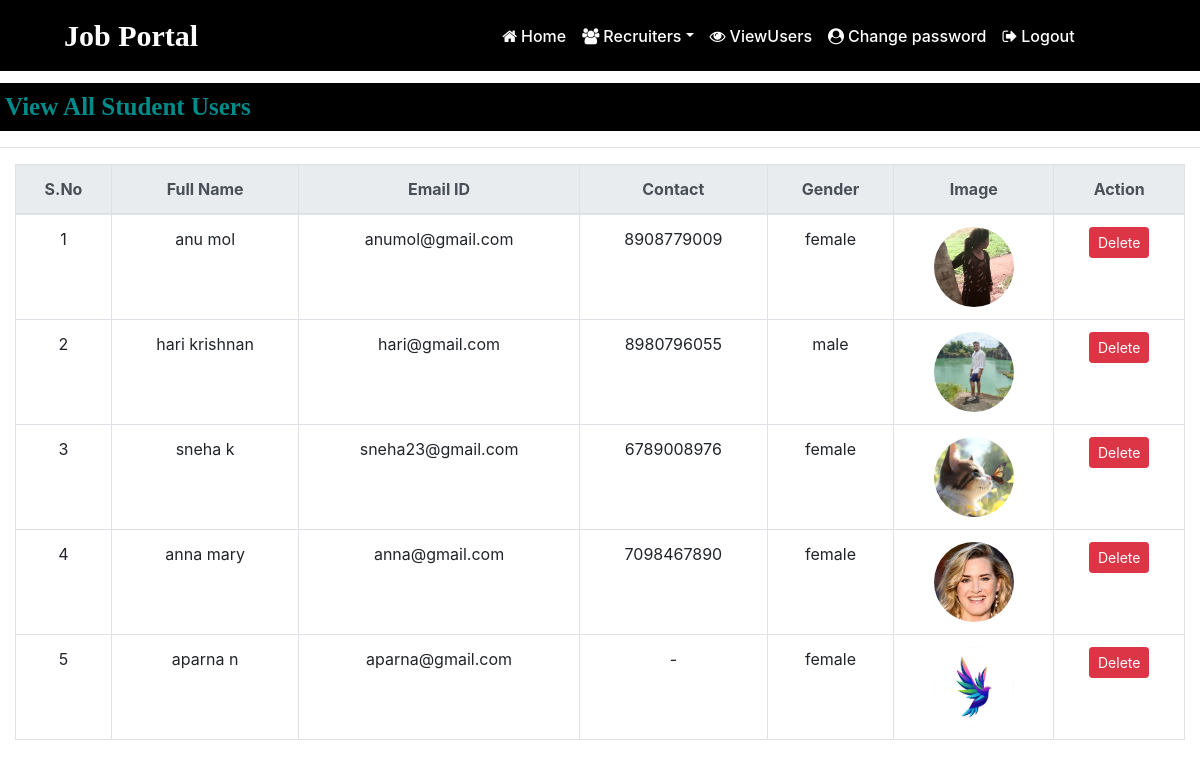
Page /view_users (signed in) on the committed database.
### job/models.py (models this page shows, shortened)
class studentUser(models.Model):
    user=models.ForeignKey(User,on_delete=models.CASCADE)
    mobile=models.CharField(max_length=15,null=True)
    image = models.ImageField(upload_to='student_images/', null=True, blank=True)
    gender=models.CharField(max_length=10,null=True)
    type=models.CharField(max_length=15,null=True)

### job/views.py (the view)
# urls.py: path('view_users', view_users, name='view_users'),
def view_users(request):
    if not request.user.is_authenticated:
        return redirect('admin_login')
    data = studentUser.objects.all()
    context = {
        'data': data
    }
    return render(request, 'view_users.html', context)

### job/templates/view_users.html (shortened to what this page needs)
<!DOCTYPE html>
<html lang="en">
{% load static %}
<head>
    <link rel="stylesheet" href="https://cdn.jsdelivr.net/npm/bootstrap@4.6.2/dist/css/bootstrap.min.css">
</head>
<body>
    {% include 'admin_navigation.html' %}
    <div class="marquee">
        <marquee behavior="scroll" direction="left">View All Student Users</marquee>
    </div>
    <hr>
    <div class="container-fluid">
        <table class="table table-hover table-bordered">
            <thead class="thead-light">
                <tr>
                    <th>S.No</th>
                    <th>Full Name</th>
                    <th>Email ID</th>
                    <th>Contact</th>
                    <th>Gender</th>
                    <th>Image</th>
                    <th>Action</th>
                </tr>
            </thead>
            <tbody>
                {% for i in data %}
                <tr>
                    <td>{{ forloop.counter }}</td>
                    <td>{{ i.user.first_name }} {{ i.user.last_name }}</td>
                    <td>{{ i.user.username }}</td>
                    <td>{{ i.mobile|default:"-" }}</td>
                    <td>{{ i.gender|default:"-" }}</td>
                    <td>
                        {% if i.image %}
                            <img src="{{ i.image.url }}" width="80" height="80">
                        {% else %}
                            <img src="{% static 'images/default.png' %}" width="80" height="80">
                        {% endif %}
                    </td>
                    <td>
                        <a href="{% url 'delete_user' i.user.id %}"
                           class="btn btn-danger btn-sm"
                           onclick="return confirm('Are you sure you want to delete this user?');">
                           Delete
                        </a>
                    </td>
                </tr>
                {% empty %}
                <tr>
                    <td colspan="7">No users found.</td>
                </tr>
                {% endfor %}
            </tbody>
        </table>
    </div>
</body>
</html>

### job/templates/view_users.html (style rules this page uses)
body { font-family: Arial, sans-serif; }
.marquee { font-family: 'Monotype Corsiva'; font-size: 25px; color: darkcyan; background-color: black; font-weight: bold; margin-top: 1%; padding: 5px; }
table th, table td { text-align: center; vertical-align: middle; }
img { border-radius: 50%; object-fit: cover; }
.btn-danger { border-radius: 5px; }

### rows in the picture
studentUser: user.first_name "anu", user.last_name "mol", user.username "anumol@gmail.com", mobile "8908779009", gender "female", image (picture)
studentUser: user.first_name "hari", user.last_name "krishnan", user.username "hari@gmail.com", mobile "8980796055", gender "male", image (picture)
studentUser: user.first_name "sneha", user.last_name "k", user.username "sneha23@gmail.com", mobile "6789008976", gender "female", image (picture)
studentUser: user.first_name "anna", user.last_name "mary", user.username "anna@gmail.com", mobile "7098467890", gender "female", image (picture)
studentUser: user.first_name "aparna", user.last_name "n", user.username "aparna@gmail.com", mobile "-", gender "female", image (picture)
